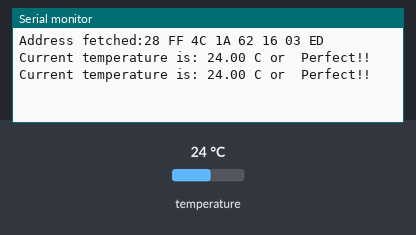
This program was run on a simulated ESP8266 (Wemos D1 mini). Parts: the last lines printed to the serial monitor. The inputs (shaded band) are chosen by the test bench; at power-on: temperature 24 °C.

Above: at 7.3 s.
7.4 s: temperature set to 12 °C
At 13.0 s:
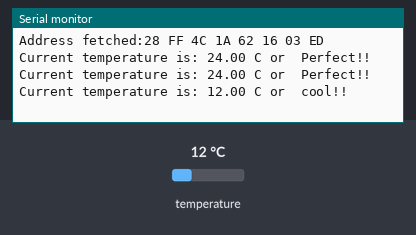
19.3 s: temperature set to 28 °C
At 25.2 s:
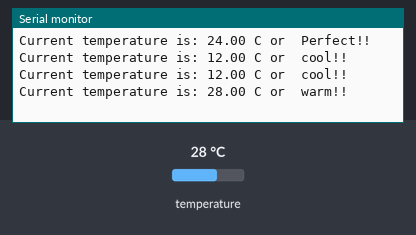
31.1 s: temperature set to 33 °C
At 36.2 s:
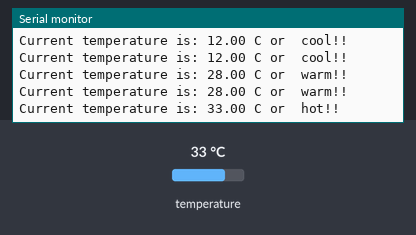
42.6 s: temperature set to 41 °C
At 48.4 s:
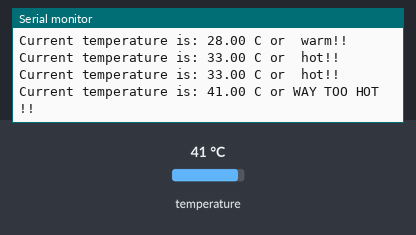
54.1 s: temperature set to 7 °C
At 59.4 s:
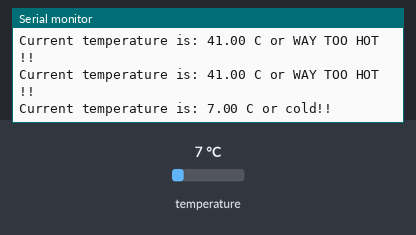

The program:

main.cpp
```cpp
// ******************************************************************
// Dallas Semiconductor DS18B20 Temperature Sensor Demo Program
// COMP-10184
// Mohawk College
// I , Alexei Ougriniouk , 000776331 , certify this is my work

// library for Arduino framework
#include <Arduino.h>
// 1-Wire sensor communication libary
#include <OneWire.h>
// DS18B20 sensor library
#include <DallasTemperature.h>

// Pin that the  DS18B20 is connected to
const int oneWireBus = D3;

// Setup a oneWire instance to communicate with any OneWire devices
OneWire oneWire(oneWireBus);

// Pass our oneWire reference to Dallas Temperature sensor
DallasTemperature DS18B20(&oneWire);

DeviceAddress Thermometer;
int deviceCount = 0;


void setup() {
  // configure the USB serial monitor
  Serial.begin(115200);

  // Start the DS18B20 sensor
  DS18B20.begin();
  uint8_t address[8];
  if(DS18B20.getAddress(address, 0)){
    Serial.print("Address fetched:");
  }else{
    Serial.println("No Sensor Found");
    return;
    exit(0);

  }

  for(int i = 0; i<8; i++){
    Serial.printf("%02X ",address[i]);
  }
}

void loop() {
  float fTemp;

  // ask DS18B20 for the current temperature
  DS18B20.requestTemperatures();

  // fetch the temperature.  We only have 1 sensor, so the index is 0.
  fTemp = DS18B20.getTempCByIndex(0);

  // print the temp to the USB serial monitor
 // Serial.println("Current temperature is: " + String(fTemp) + " deg. Celsius");
  //DS18B20.getAddress(Thermometer);

if(35 < fTemp ){
      Serial.println("Current temperature is: " + String(fTemp)  + " C or WAY TOO HOT !!");
  }
    else if(30 <= fTemp){
      Serial.println("Current temperature is: " +String(fTemp)  + " C or  hot!!");
  }
  else if(25 <= fTemp ){
      Serial.println("Current temperature is: " + String(fTemp)  + " C or  warm!!");
  }
else if(15 <= fTemp){
      Serial.println("Current temperature is: " + String(fTemp)  + " C or  Perfect!!");
  }
   else if(10 <= fTemp ){
      Serial.println("Current temperature is: " +  String(fTemp)  + " C or  cool!!");
  }

  else{
      Serial.println("Current temperature is: " +  String(fTemp)  + " C or cold!!");
  }

  // wait 5 seconds (500 ms)
  delay(5000);
}
```

Measured:
- after the input at 7.4 s, the serial monitor: prints a new line after 4.9 s (image 1)
- after the input at 19.3 s, the serial monitor: prints a new line after 4.6 s (image 2)
- after the input at 31.1 s, the serial monitor: prints a new line after 4.3 s (image 3)
- after the input at 42.6 s, the serial monitor: prints a new line after 4.3 s (image 4)
- after the input at 54.1 s, the serial monitor: prints a new line after 4.3 s (image 5)
